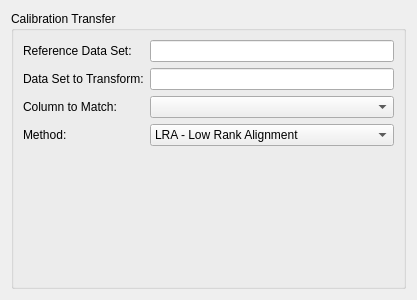
<?xml version="1.0" encoding="UTF-8"?>
<ui version="4.0">
 <class>Form</class>
 <widget class="QWidget" name="Form">
  <property name="geometry">
   <rect>
    <x>0</x>
    <y>0</y>
    <width>400</width>
    <height>300</height>
   </rect>
  </property>
  <property name="windowTitle">
   <string>Form</string>
  </property>
  <layout class="QVBoxLayout" name="verticalLayout">
   <item>
    <widget class="QGroupBox" name="formGroupBox">
     <property name="title">
      <string>Calibration Transfer</string>
     </property>
     <layout class="QFormLayout" name="formLayout">
      <item row="0" column="0">
       <widget class="QLabel" name="CalTran_dataSetRefLabel">
        <property name="text">
         <string>Reference Data Set:</string>
        </property>
       </widget>
      </item>
      <item row="0" column="1">
       <widget class="QLineEdit" name="CalTran_dataSetRefLineEdit"/>
      </item>
      <item row="1" column="0">
       <widget class="QLabel" name="CalTran_dataSetTransformLabel">
        <property name="text">
         <string>Data Set to Transform:</string>
        </property>
       </widget>
      </item>
      <item row="1" column="1">
       <widget class="QLineEdit" name="CalTran_dataSetTransformLineEdit"/>
      </item>
      <item row="2" column="0">
       <widget class="QLabel" name="CalTran_columnToMatchLabel">
        <property name="text">
         <string>Column to Match:</string>
        </property>
       </widget>
      </item>
      <item row="2" column="1">
       <widget class="QComboBox" name="CalTran_columnToMatchComboBox"/>
      </item>
      <item row="3" column="0">
       <widget class="QLabel" name="methodLabel">
        <property name="text">
         <string>Method:</string>
        </property>
       </widget>
      </item>
      <item row="3" column="1">
       <widget class="QComboBox" name="methodComboBox">
        <item>
         <property name="text">
          <string>LRA - Low Rank Alignment</string>
         </property>
        </item>
        <item>
         <property name="text">
          <string>PDS - Piecewise Direct Standardization</string>
         </property>
        </item>
       </widget>
      </item>
     </layout>
    </widget>
   </item>
  </layout>
 </widget>
 <resources/>
 <connections/>
</ui>
